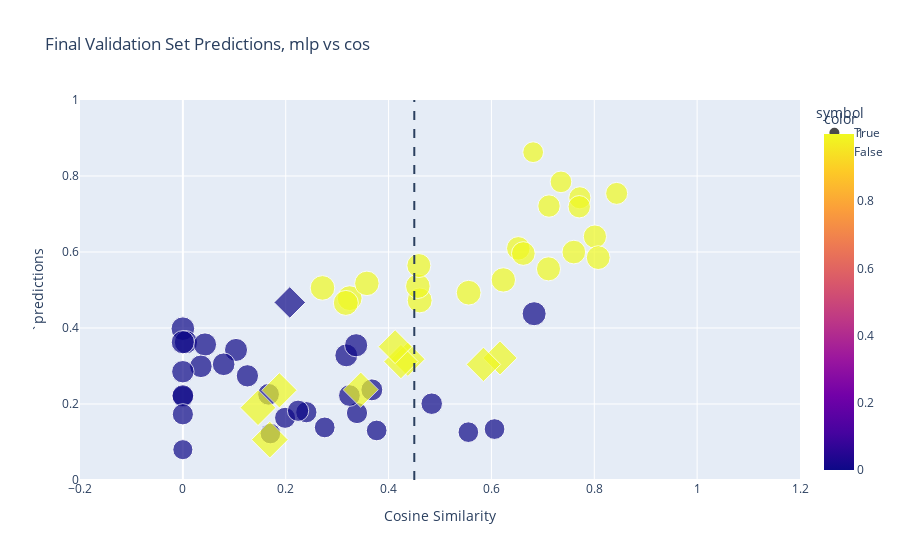
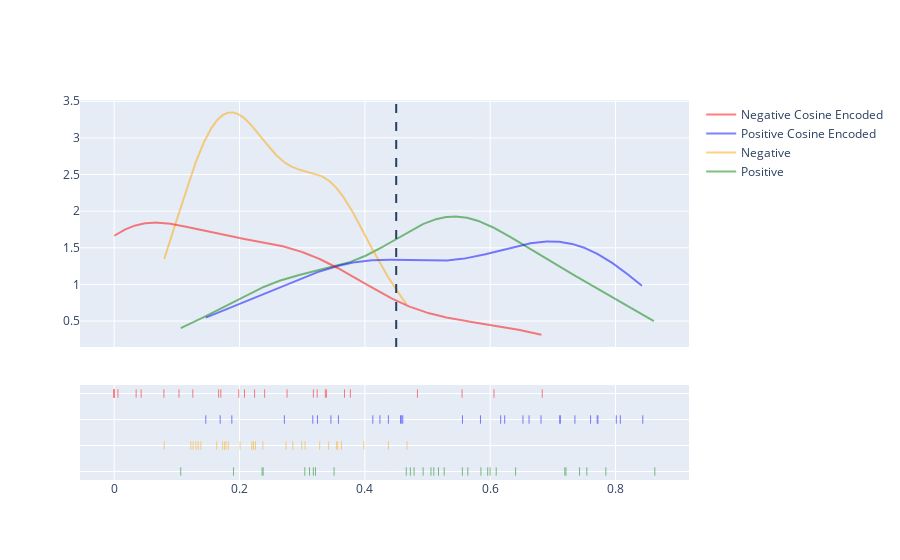
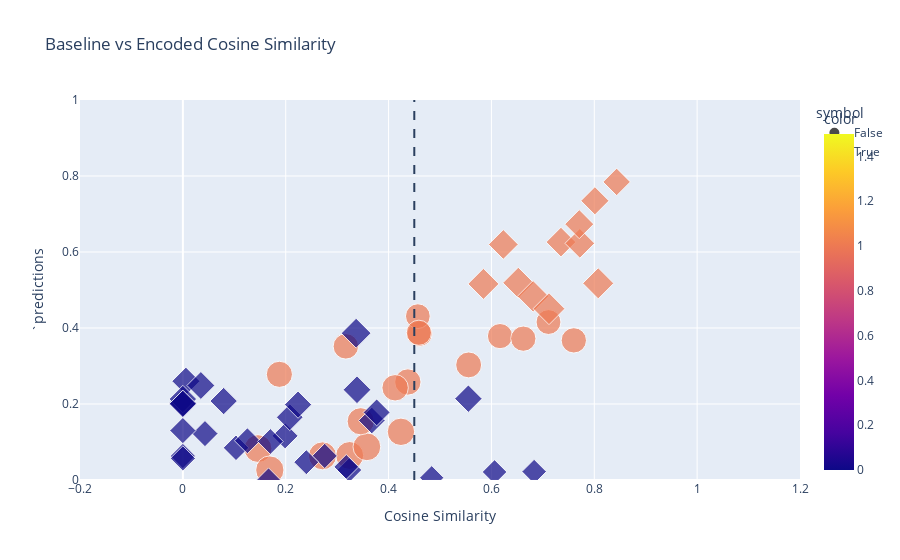
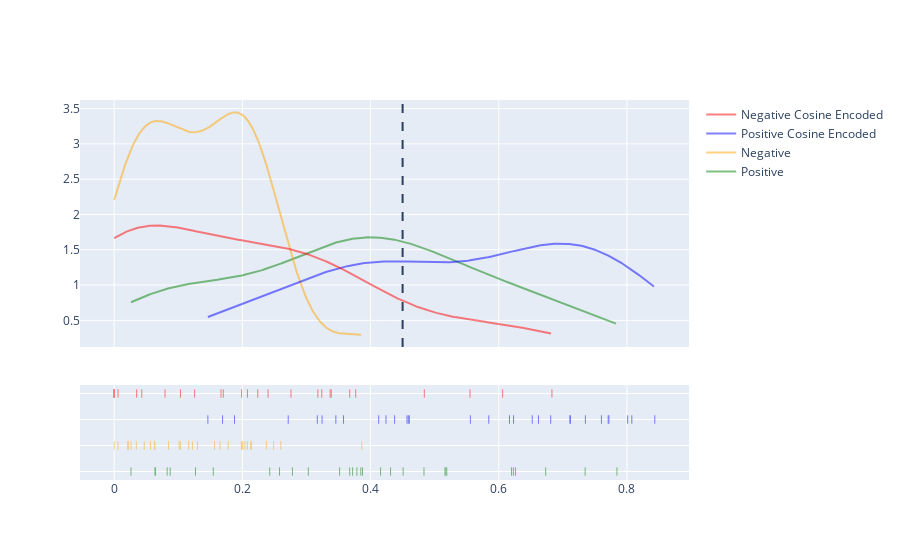

Notebook source saved alongside these figures, in order:
### Markdown cell above
#### Validation

### Code cell
# Validate the Whole model, and comparing to pure cosine similarity
threshold, avg_loss, score = validate_mlp(model, mlp_evaluator, validation_loader)
print(f"Best threshold is {threshold}, with F1 score of {score}, and an mlp cross entropy loss of {avg_loss}")

### Figure 1 — Plotly figure (JSON) as saved in the notebook; plotly's stock layout.template omitted (floating-point values rounded to 4 significant figures)
{"data": [{"hovertemplate": "symbol=True<br>Cosine Similarity=%{x}<br>`predictions=%{y}<br>size=%{marker.size}<br>color=%{marker.color}<extra></extra>", "legendgroup": "True", "marker": {"color": [1, 1, 1, 1, 1, 1, 1, 1, 1, 1, 1, 1, 1, 1, 1, 1, 1, 1, 1, 1, 1, 0, 0, 0, 0, 0, 0, 0, 0, 0, 0, 0, 0, 0, 0, 0, 0, 0, 0, 0, 0, 0, 0, 0, 0, 0, 0, 0, 0, 0], "coloraxis": "coloraxis", "size": [0.5751, 0.4827, 0.6223, 0.6357, 0.5702, 0.5547, 0.642, 0.6387, 0.5037, 0.4437, 0.5824, 0.5154, 0.6163, 0.577, 0.6285, 0.4979, 0.5972, 0.62, 0.6117, 0.5145, 0.5928, 0.4149, 0.5741, 0.5563, 0.4568, 0.5461, 0.5938, 0.442, 0.4848, 0.4442, 0.5533, 0.5273, 0.5246, 0.438, 0.486, 0.4877, 0.4615, 0.5563, 0.4936, 0.4754, 0.4631, 0.5121, 0.4642, 0.4402, 0.4861, 0.5175, 0.539, 0.4361, 0.5523, 0.4661], "sizemode": "area", "sizeref": 0.002055, "symbol": "circle"}, "mode": "markers", "name": "True", "orientation": "v", "showlegend": true, "type": "scatter", "x": [0.7602, 0.7352, 0.2715, 0.3244, 0.6523, 0.8012, 0.3169, 0.4605, 0.7719, 0.6811, 0.8077, 0.7708, 0.3578, 0.662, 0.5557, 0.8435, 0.711, 0.4569, 0.6231, 0.7119, 0.4589, 0, 0, 0.005972, 0.1988, 0.1034, 0.683, 0.6061, 0, 0.2758, 0.04301, 0.07932, 0.03503, 0.5552, 0, 0.1667, 0, 0, 0.3675, 0.4839, 0.3386, 0.1255, 0.2401, 0.3769, 0.3239, 0, 0.3178, 0.1702, 0.3369, 0.224], "xaxis": "x", "y": [0.5998, 0.7846, 0.5055, 0.4785, 0.6096, 0.6406, 0.466, 0.4726, 0.7426, 0.8627, 0.5852, 0.7191, 0.5175, 0.596, 0.4929, 0.7542, 0.5556, 0.51, 0.5265, 0.7209, 0.5644, 0.07984, 0.3982, 0.3627, 0.1636, 0.3422, 0.4376, 0.134, 0.2196, 0.1384, 0.3566, 0.3045, 0.2992, 0.1259, 0.222, 0.2255, 0.173, 0.3627, 0.2372, 0.2008, 0.1762, 0.2741, 0.1784, 0.1304, 0.2223, 0.285, 0.328, 0.1222, 0.3546, 0.1822], "yaxis": "y"}, {"hovertemplate": "symbol=False<br>Cosine Similarity=%{x}<br>`predictions=%{y}<br>size=%{marker.size}<br>color=%{marker.color}<extra></extra>", "legendgroup": "False", "marker": {"color": [1, 1, 1, 1, 1, 1, 1, 1, 1, 0], "coloraxis": "coloraxis", "size": [0.7161, 0.7798, 0.7192, 0.6996, 0.7144, 0.757, 0.7562, 0.8219, 0.7229, 0.6086], "sizemode": "area", "sizeref": 0.002055, "symbol": "diamond"}, "mode": "markers", "name": "False", "orientation": "v", "showlegend": true, "type": "scatter", "x": [0.4375, 0.1462, 0.4241, 0.4127, 0.6167, 0.1877, 0.3458, 0.1691, 0.5845, 0.2079], "xaxis": "x", "y": [0.3177, 0.1903, 0.3116, 0.3509, 0.3212, 0.2361, 0.2377, 0.1062, 0.3042, 0.4673], "yaxis": "y"}], "layout": {"coloraxis": {"colorbar": {"title": {"text": "color"}}, "colorscale": [[0, "#0d0887"], [0.1111, "#46039f"], [0.2222, "#7201a8"], [0.3333, "#9c179e"], [0.4444, "#bd3786"], [0.5556, "#d8576b"], [0.6667, "#ed7953"], [0.7778, "#fb9f3a"], [0.8889, "#fdca26"], [1, "#f0f921"]]}, "legend": {"itemsizing": "constant", "title": {"text": "symbol"}, "tracegroupgap": 0}, "shapes": [{"line": {"dash": "dash"}, "type": "line", "x0": 0.45, "x1": 0.45, "xref": "x", "y0": 0, "y1": 1, "yref": "y domain"}], "title": {"text": "Final Validation Set Predictions, mlp vs cos"}, "xaxis": {"anchor": "y", "domain": [0, 1], "range": [-0.2, 1.2], "title": {"text": "Cosine Similarity"}}, "yaxis": {"anchor": "x", "domain": [0, 1], "range": [0, 1], "title": {"text": "`predictions"}}}}

### Figure 2 — Plotly figure (JSON) as saved in the notebook; plotly's stock layout.template omitted (floating-point values rounded to 4 significant figures; data arrays with more than 128 entries replaced by an {"elided": "..."} marker saying what was removed)
{"data": [{"legendgroup": "Positive", "marker": {"color": "green"}, "mode": "lines", "name": "Positive", "opacity": 0.5, "showlegend": true, "type": "scatter", "x": {"elided": "500 float values"}, "xaxis": "x", "y": {"elided": "500 float values"}, "yaxis": "y"}, {"legendgroup": "Negative", "marker": {"color": "orange"}, "mode": "lines", "name": "Negative", "opacity": 0.5, "showlegend": true, "type": "scatter", "x": {"elided": "500 float values"}, "xaxis": "x", "y": {"elided": "500 float values"}, "yaxis": "y"}, {"legendgroup": "Positive Cosine Encoded", "marker": {"color": "blue"}, "mode": "lines", "name": "Positive Cosine Encoded", "opacity": 0.5, "showlegend": true, "type": "scatter", "x": {"elided": "500 float values"}, "xaxis": "x", "y": {"elided": "500 float values"}, "yaxis": "y"}, {"legendgroup": "Negative Cosine Encoded", "marker": {"color": "red"}, "mode": "lines", "name": "Negative Cosine Encoded", "opacity": 0.5, "showlegend": true, "type": "scatter", "x": {"elided": "500 float values"}, "xaxis": "x", "y": {"elided": "500 float values"}, "yaxis": "y"}, {"legendgroup": "Positive", "marker": {"color": "green", "symbol": "line-ns-open"}, "mode": "markers", "name": "Positive", "opacity": 0.5, "showlegend": false, "type": "scatter", "x": [0.5998, 0.7846, 0.5055, 0.4785, 0.3177, 0.6096, 0.1903, 0.3116, 0.6406, 0.3509, 0.466, 0.3212, 0.4726, 0.7426, 0.8627, 0.5852, 0.7191, 0.5175, 0.2361, 0.2377, 0.596, 0.1062, 0.4929, 0.7542, 0.5556, 0.51, 0.3042, 0.5265, 0.7209, 0.5644], "xaxis": "x", "y": ["Positive", "Positive", "Positive", "Positive", "Positive", "Positive", "Positive", "Positive", "Positive", "Positive", "Positive", "Positive", "Positive", "Positive", "Positive", "Positive", "Positive", "Positive", "Positive", "Positive", "Positive", "Positive", "Positive", "Positive", "Positive", "Positive", "Positive", "Positive", "Positive", "Positive"], "yaxis": "y2"}, {"legendgroup": "Negative", "marker": {"color": "orange", "symbol": "line-ns-open"}, "mode": "markers", "name": "Negative", "opacity": 0.5, "showlegend": false, "type": "scatter", "x": [0.07984, 0.3982, 0.3627, 0.1636, 0.3422, 0.4376, 0.134, 0.2196, 0.1384, 0.3566, 0.3045, 0.4673, 0.2992, 0.1259, 0.222, 0.2255, 0.173, 0.3627, 0.2372, 0.2008, 0.1762, 0.2741, 0.1784, 0.1304, 0.2223, 0.285, 0.328, 0.1222, 0.3546, 0.1822], "xaxis": "x", "y": ["Negative", "Negative", "Negative", "Negative", "Negative", "Negative", "Negative", "Negative", "Negative", "Negative", "Negative", "Negative", "Negative", "Negative", "Negative", "Negative", "Negative", "Negative", "Negative", "Negative", "Negative", "Negative", "Negative", "Negative", "Negative", "Negative", "Negative", "Negative", "Negative", "Negative"], "yaxis": "y2"}, {"legendgroup": "Positive Cosine Encoded", "marker": {"color": "blue", "symbol": "line-ns-open"}, "mode": "markers", "name": "Positive Cosine Encoded", "opacity": 0.5, "showlegend": false, "type": "scatter", "x": [0.7602, 0.7352, 0.2715, 0.3244, 0.4375, 0.6523, 0.1462, 0.4241, 0.8012, 0.4127, 0.3169, 0.6167, 0.4605, 0.7719, 0.6811, 0.8077, 0.7708, 0.3578, 0.1877, 0.3458, 0.662, 0.1691, 0.5557, 0.8435, 0.711, 0.4569, 0.5845, 0.6231, 0.7119, 0.4589], "xaxis": "x", "y": ["Positive Cosine Encoded", "Positive Cosine Encoded", "Positive Cosine Encoded", "Positive Cosine Encoded", "Positive Cosine Encoded", "Positive Cosine Encoded", "Positive Cosine Encoded", "Positive Cosine Encoded", "Positive Cosine Encoded", "Positive Cosine Encoded", "Positive Cosine Encoded", "Positive Cosine Encoded", "Positive Cosine Encoded", "Positive Cosine Encoded", "Positive Cosine Encoded", "Positive Cosine Encoded", "Positive Cosine Encoded", "Positive Cosine Encoded", "Positive Cosine Encoded", "Positive Cosine Encoded", "Positive Cosine Encoded", "Positive Cosine Encoded", "Positive Cosine Encoded", "Positive Cosine Encoded", "Positive Cosine Encoded", "Positive Cosine Encoded", "Positive Cosine Encoded", "Positive Cosine Encoded", "Positive Cosine Encoded", "Positive Cosine Encoded"], "yaxis": "y2"}, {"legendgroup": "Negative Cosine Encoded", "marker": {"color": "red", "symbol": "line-ns-open"}, "mode": "markers", "name": "Negative Cosine Encoded", "opacity": 0.5, "showlegend": false, "type": "scatter", "x": [0, 0, 0.005972, 0.1988, 0.1034, 0.683, 0.6061, 0, 0.2758, 0.04301, 0.07932, 0.2079, 0.03503, 0.5552, 0, 0.1667, 0, 0, 0.3675, 0.4839, 0.3386, 0.1255, 0.2401, 0.3769, 0.3239, 0, 0.3178, 0.1702, 0.3369, 0.224], "xaxis": "x", "y": ["Negative Cosine Encoded", "Negative Cosine Encoded", "Negative Cosine Encoded", "Negative Cosine Encoded", "Negative Cosine Encoded", "Negative Cosine Encoded", "Negative Cosine Encoded", "Negative Cosine Encoded", "Negative Cosine Encoded", "Negative Cosine Encoded", "Negative Cosine Encoded", "Negative Cosine Encoded", "Negative Cosine Encoded", "Negative Cosine Encoded", "Negative Cosine Encoded", "Negative Cosine Encoded", "Negative Cosine Encoded", "Negative Cosine Encoded", "Negative Cosine Encoded", "Negative Cosine Encoded", "Negative Cosine Encoded", "Negative Cosine Encoded", "Negative Cosine Encoded", "Negative Cosine Encoded", "Negative Cosine Encoded", "Negative Cosine Encoded", "Negative Cosine Encoded", "Negative Cosine Encoded", "Negative Cosine Encoded", "Negative Cosine Encoded"], "yaxis": "y2"}], "layout": {"barmode": "overlay", "hovermode": "closest", "legend": {"traceorder": "reversed"}, "shapes": [{"line": {"dash": "dash"}, "type": "line", "x0": 0.45, "x1": 0.45, "xref": "x", "y0": 0, "y1": 1, "yref": "y domain"}], "xaxis": {"anchor": "y2", "domain": [0, 1], "zeroline": false}, "yaxis": {"anchor": "free", "domain": [0.35, 1], "position": 0}, "yaxis2": {"anchor": "x", "domain": [0, 0.25], "dtick": 1, "showticklabels": false}}}

### Figure 3 — Plotly figure (JSON) as saved in the notebook; plotly's stock layout.template omitted (floating-point values rounded to 4 significant figures)
{"data": [{"hovertemplate": "symbol=False<br>Cosine Similarity=%{x}<br>`predictions=%{y}<br>size=%{marker.size}<br>color=%{marker.color}<extra></extra>", "legendgroup": "False", "marker": {"color": [1, 1, 1, 1, 1, 1, 1, 1, 1, 1, 1, 1, 1, 1, 1, 1, 1, 1, 1], "coloraxis": "coloraxis", "size": [0.6913, 0.8432, 0.8428, 0.746, 0.8337, 0.8116, 0.7537, 0.6991, 0.6857, 0.6826, 0.8313, 0.736, 0.7977, 0.689, 0.8619, 0.7236, 0.6672, 0.6594, 0.6812], "sizemode": "area", "sizeref": 0.002155, "symbol": "circle"}, "mode": "markers", "name": "False", "orientation": "v", "showlegend": true, "type": "scatter", "x": [0.7602, 0.2715, 0.3244, 0.4375, 0.1462, 0.4241, 0.4127, 0.3169, 0.6167, 0.4605, 0.3578, 0.1877, 0.3458, 0.662, 0.1691, 0.5557, 0.711, 0.4569, 0.4589], "xaxis": "x", "y": [0.3675, 0.06358, 0.06447, 0.2579, 0.08269, 0.1268, 0.2427, 0.3517, 0.3787, 0.3848, 0.08734, 0.2781, 0.1545, 0.3719, 0.02623, 0.3028, 0.4156, 0.4312, 0.3875], "yaxis": "y"}, {"hovertemplate": "symbol=True<br>Cosine Similarity=%{x}<br>`predictions=%{y}<br>size=%{marker.size}<br>color=%{marker.color}<extra></extra>", "legendgroup": "True", "marker": {"color": [1, 1, 1, 1, 1, 1, 1, 1, 1, 1, 1, 0, 0, 0, 0, 0, 0, 0, 0, 0, 0, 0, 0, 0, 0, 0, 0, 0, 0, 0, 0, 0, 0, 0, 0, 0, 0, 0, 0, 0, 0], "coloraxis": "coloraxis", "size": [0.562, 0.6156, 0.5076, 0.5636, 0.6333, 0.6162, 0.5384, 0.4828, 0.617, 0.565, 0.6496, 0.4066, 0.477, 0.505, 0.4331, 0.4173, 0.386, 0.3856, 0.4815, 0.4066, 0.436, 0.4789, 0.4576, 0.4994, 0.482, 0.4033, 0.375, 0.475, 0.4753, 0.4533, 0.378, 0.4937, 0.4266, 0.3984, 0.4639, 0.3881, 0.4401, 0.3923, 0.4257, 0.5681, 0.4742], "sizemode": "area", "sizeref": 0.002155, "symbol": "diamond"}, "mode": "markers", "name": "True", "orientation": "v", "showlegend": true, "type": "scatter", "x": [0.7352, 0.6523, 0.8012, 0.7719, 0.6811, 0.8077, 0.7708, 0.8435, 0.5845, 0.6231, 0.7119, 0, 0, 0.005972, 0.1988, 0.1034, 0.683, 0.6061, 0, 0.2758, 0.04301, 0.07932, 0.2079, 0.03503, 0.5552, 0, 0.1667, 0, 0, 0.3675, 0.4839, 0.3386, 0.1255, 0.2401, 0.3769, 0.3239, 0, 0.3178, 0.1702, 0.3369, 0.224], "xaxis": "x", "y": [0.6261, 0.5189, 0.7348, 0.6228, 0.4833, 0.5175, 0.6733, 0.7844, 0.5161, 0.6199, 0.4508, 0.06315, 0.204, 0.2599, 0.1162, 0.08466, 0.02204, 0.02114, 0.2131, 0.06329, 0.1221, 0.2077, 0.1652, 0.2487, 0.214, 0.05668, 0, 0.2, 0.2006, 0.1565, 0.005942, 0.2375, 0.1033, 0.04686, 0.1779, 0.0263, 0.1301, 0.03455, 0.1013, 0.3863, 0.1983], "yaxis": "y"}], "layout": {"coloraxis": {"colorbar": {"title": {"text": "color"}}, "colorscale": [[0, "#0d0887"], [0.1111, "#46039f"], [0.2222, "#7201a8"], [0.3333, "#9c179e"], [0.4444, "#bd3786"], [0.5556, "#d8576b"], [0.6667, "#ed7953"], [0.7778, "#fb9f3a"], [0.8889, "#fdca26"], [1, "#f0f921"]]}, "legend": {"itemsizing": "constant", "title": {"text": "symbol"}, "tracegroupgap": 0}, "shapes": [{"line": {"dash": "dash"}, "type": "line", "x0": 0.45, "x1": 0.45, "xref": "x", "y0": 0, "y1": 1, "yref": "y domain"}], "title": {"text": "Baseline vs Encoded Cosine Similarity"}, "xaxis": {"anchor": "y", "domain": [0, 1], "range": [-0.2, 1.2], "title": {"text": "Cosine Similarity"}}, "yaxis": {"anchor": "x", "domain": [0, 1], "range": [0, 1], "title": {"text": "`predictions"}}}}

### Figure 4 — Plotly figure (JSON) as saved in the notebook; plotly's stock layout.template omitted (floating-point values rounded to 4 significant figures; data arrays with more than 128 entries replaced by an {"elided": "..."} marker saying what was removed)
{"data": [{"legendgroup": "Positive", "marker": {"color": "green"}, "mode": "lines", "name": "Positive", "opacity": 0.5, "showlegend": true, "type": "scatter", "x": {"elided": "500 float values"}, "xaxis": "x", "y": {"elided": "500 float values"}, "yaxis": "y"}, {"legendgroup": "Negative", "marker": {"color": "orange"}, "mode": "lines", "name": "Negative", "opacity": 0.5, "showlegend": true, "type": "scatter", "x": {"elided": "500 float values"}, "xaxis": "x", "y": {"elided": "500 float values"}, "yaxis": "y"}, {"legendgroup": "Positive Cosine Encoded", "marker": {"color": "blue"}, "mode": "lines", "name": "Positive Cosine Encoded", "opacity": 0.5, "showlegend": true, "type": "scatter", "x": {"elided": "500 float values"}, "xaxis": "x", "y": {"elided": "500 float values"}, "yaxis": "y"}, {"legendgroup": "Negative Cosine Encoded", "marker": {"color": "red"}, "mode": "lines", "name": "Negative Cosine Encoded", "opacity": 0.5, "showlegend": true, "type": "scatter", "x": {"elided": "500 float values"}, "xaxis": "x", "y": {"elided": "500 float values"}, "yaxis": "y"}, {"legendgroup": "Positive", "marker": {"color": "green", "symbol": "line-ns-open"}, "mode": "markers", "name": "Positive", "opacity": 0.5, "showlegend": false, "type": "scatter", "x": [0.3675, 0.6261, 0.06358, 0.06447, 0.2579, 0.5189, 0.08269, 0.1268, 0.7348, 0.2427, 0.3517, 0.3787, 0.3848, 0.6228, 0.4833, 0.5175, 0.6733, 0.08734, 0.2781, 0.1545, 0.3719, 0.02623, 0.3028, 0.7844, 0.4156, 0.4312, 0.5161, 0.6199, 0.4508, 0.3875], "xaxis": "x", "y": ["Positive", "Positive", "Positive", "Positive", "Positive", "Positive", "Positive", "Positive", "Positive", "Positive", "Positive", "Positive", "Positive", "Positive", "Positive", "Positive", "Positive", "Positive", "Positive", "Positive", "Positive", "Positive", "Positive", "Positive", "Positive", "Positive", "Positive", "Positive", "Positive", "Positive"], "yaxis": "y2"}, {"legendgroup": "Negative", "marker": {"color": "orange", "symbol": "line-ns-open"}, "mode": "markers", "name": "Negative", "opacity": 0.5, "showlegend": false, "type": "scatter", "x": [0.06315, 0.204, 0.2599, 0.1162, 0.08466, 0.02204, 0.02114, 0.2131, 0.06329, 0.1221, 0.2077, 0.1652, 0.2487, 0.214, 0.05668, 0, 0.2, 0.2006, 0.1565, 0.005942, 0.2375, 0.1033, 0.04686, 0.1779, 0.0263, 0.1301, 0.03455, 0.1013, 0.3863, 0.1983], "xaxis": "x", "y": ["Negative", "Negative", "Negative", "Negative", "Negative", "Negative", "Negative", "Negative", "Negative", "Negative", "Negative", "Negative", "Negative", "Negative", "Negative", "Negative", "Negative", "Negative", "Negative", "Negative", "Negative", "Negative", "Negative", "Negative", "Negative", "Negative", "Negative", "Negative", "Negative", "Negative"], "yaxis": "y2"}, {"legendgroup": "Positive Cosine Encoded", "marker": {"color": "blue", "symbol": "line-ns-open"}, "mode": "markers", "name": "Positive Cosine Encoded", "opacity": 0.5, "showlegend": false, "type": "scatter", "x": [0.7602, 0.7352, 0.2715, 0.3244, 0.4375, 0.6523, 0.1462, 0.4241, 0.8012, 0.4127, 0.3169, 0.6167, 0.4605, 0.7719, 0.6811, 0.8077, 0.7708, 0.3578, 0.1877, 0.3458, 0.662, 0.1691, 0.5557, 0.8435, 0.711, 0.4569, 0.5845, 0.6231, 0.7119, 0.4589], "xaxis": "x", "y": ["Positive Cosine Encoded", "Positive Cosine Encoded", "Positive Cosine Encoded", "Positive Cosine Encoded", "Positive Cosine Encoded", "Positive Cosine Encoded", "Positive Cosine Encoded", "Positive Cosine Encoded", "Positive Cosine Encoded", "Positive Cosine Encoded", "Positive Cosine Encoded", "Positive Cosine Encoded", "Positive Cosine Encoded", "Positive Cosine Encoded", "Positive Cosine Encoded", "Positive Cosine Encoded", "Positive Cosine Encoded", "Positive Cosine Encoded", "Positive Cosine Encoded", "Positive Cosine Encoded", "Positive Cosine Encoded", "Positive Cosine Encoded", "Positive Cosine Encoded", "Positive Cosine Encoded", "Positive Cosine Encoded", "Positive Cosine Encoded", "Positive Cosine Encoded", "Positive Cosine Encoded", "Positive Cosine Encoded", "Positive Cosine Encoded"], "yaxis": "y2"}, {"legendgroup": "Negative Cosine Encoded", "marker": {"color": "red", "symbol": "line-ns-open"}, "mode": "markers", "name": "Negative Cosine Encoded", "opacity": 0.5, "showlegend": false, "type": "scatter", "x": [0, 0, 0.005972, 0.1988, 0.1034, 0.683, 0.6061, 0, 0.2758, 0.04301, 0.07932, 0.2079, 0.03503, 0.5552, 0, 0.1667, 0, 0, 0.3675, 0.4839, 0.3386, 0.1255, 0.2401, 0.3769, 0.3239, 0, 0.3178, 0.1702, 0.3369, 0.224], "xaxis": "x", "y": ["Negative Cosine Encoded", "Negative Cosine Encoded", "Negative Cosine Encoded", "Negative Cosine Encoded", "Negative Cosine Encoded", "Negative Cosine Encoded", "Negative Cosine Encoded", "Negative Cosine Encoded", "Negative Cosine Encoded", "Negative Cosine Encoded", "Negative Cosine Encoded", "Negative Cosine Encoded", "Negative Cosine Encoded", "Negative Cosine Encoded", "Negative Cosine Encoded", "Negative Cosine Encoded", "Negative Cosine Encoded", "Negative Cosine Encoded", "Negative Cosine Encoded", "Negative Cosine Encoded", "Negative Cosine Encoded", "Negative Cosine Encoded", "Negative Cosine Encoded", "Negative Cosine Encoded", "Negative Cosine Encoded", "Negative Cosine Encoded", "Negative Cosine Encoded", "Negative Cosine Encoded", "Negative Cosine Encoded", "Negative Cosine Encoded"], "yaxis": "y2"}], "layout": {"barmode": "overlay", "hovermode": "closest", "legend": {"traceorder": "reversed"}, "shapes": [{"line": {"dash": "dash"}, "type": "line", "x0": 0.45, "x1": 0.45, "xref": "x", "y0": 0, "y1": 1, "yref": "y domain"}], "xaxis": {"anchor": "y2", "domain": [0, 1], "zeroline": false}, "yaxis": {"anchor": "free", "domain": [0.35, 1], "position": 0}, "yaxis2": {"anchor": "x", "domain": [0, 0.25], "dtick": 1, "showticklabels": false}}}
